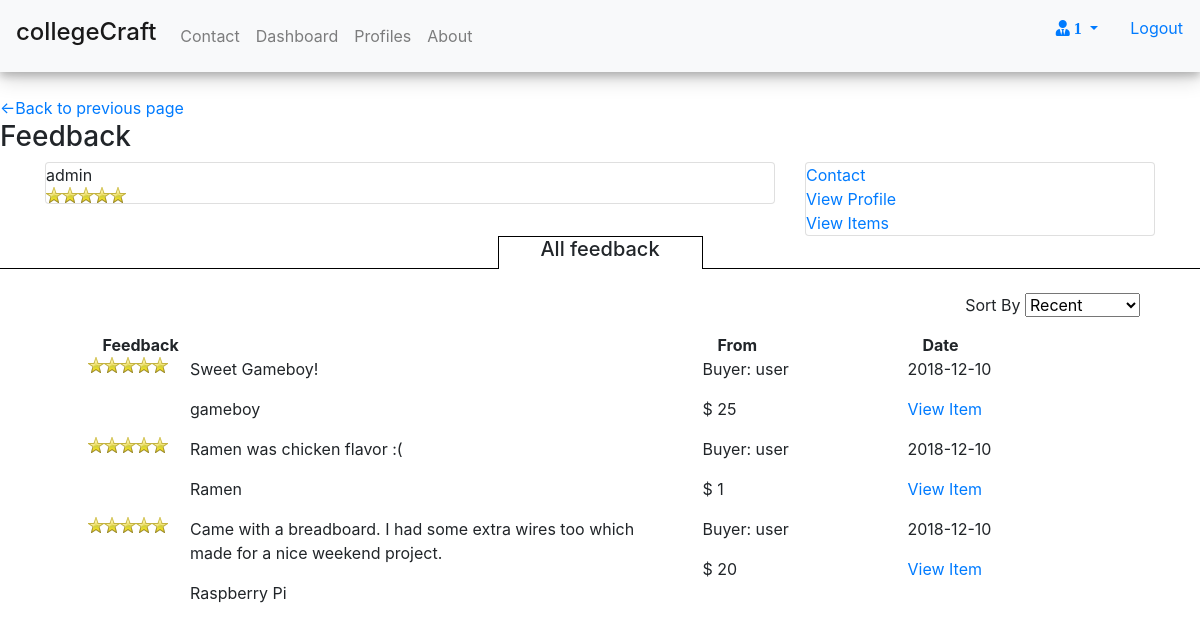
The app's page /views/feedback.php?user=102 (signed in) with its own data.
### tables this page shows
CREATE TABLE `users` (
  `user_id` int(11) NOT NULL,
  `username` varchar(15) NOT NULL,
  `hashed_password` varchar(255) DEFAULT NULL,
  `email_address` varchar(30) DEFAULT NULL,
  `bio` varchar(512) DEFAULT NULL,
  `role_id` int(11) DEFAULT NULL,
  `location` varchar(128) DEFAULT NULL,
  `name` varchar(32) DEFAULT NULL
);

CREATE TABLE `review` (
  `id` int(11) NOT NULL,
  `review` int(11) DEFAULT NULL,
  `trade_id` int(11) DEFAULT NULL,
  `feedback` varchar(256) DEFAULT NULL,
  `created` varchar(60) DEFAULT NULL
);

CREATE TABLE `product` (
  `product_id` int(11) NOT NULL,
  `name` varchar(64) DEFAULT NULL,
  `description` varchar(256) DEFAULT NULL,
  `category` varchar(256) DEFAULT NULL
);

CREATE TABLE `trade_ad` (
  `id` int(11) NOT NULL,
  `price` float DEFAULT NULL,
  `qty` int(11) DEFAULT NULL,
  `img` varchar(1024) DEFAULT NULL
);

### views/feedback.php (the view, shortened to what this page needs)
<?php
  include '../connect.php';
  $user = $_GET['user'];
  $get_info = "SELECT username from users where user_id={$user}";
  $resultz = $conn->query($get_info);
  while($a = $resultz->fetch_assoc()){
    $feedback_user = $a['username'];
  }
  $info = "SELECT review.id, review.review, review.trade_id,
    review.feedback, review.created, buys.user_id as buyer, advertises.product_id,
    trade_ad.price, trade_ad.qty, sells.user_id as seller, product.name, users.username
  FROM review
  INNER JOIN Trade_ad ON review.trade_id=Trade_ad.id
  INNER JOIN sells on trade_ad.id=sells.product_id
  INNER JOIN product ON trade_ad.id=product.product_id
  INNER JOIN users ON users.user_id=sells.user_id
  INNER JOIN buys on trade_ad.id=buys.product_id
  INNER JOIN advertises on trade_ad.id = advertises.trade_ad_id
  WHERE sells.user_id = {$user}";
  $result = $conn->query($info);
  $user_rating = "SELECT average_review from(select avg(review) as average_review,
    users.username, trade_ad.id, sells.user_id as seller
                  from review
                  INNER JOIN trade_ad ON review.trade_id=trade_ad.id
                  INNER JOIN sells ON trade_ad.id=sells.product_id
                  INNER JOIN users ON sells.user_id=users.user_id
                  where sells.user_id={$user}) as average";
  $user_rating_result = $conn->query($user_rating);
  while($b = $user_rating_result->fetch_assoc()){
    $review = $b['average_review'];
  }
 ?>
<html>
  <head>
  </head>
  <body>
      <?php include './partials/header.php' ?>
      <div id='sub-nav'>
        <a href='javascript:history.go(-1)'>
          <-Back to previous page
        </a>
      </div>
      <div class='row'>
        <div class='col-sm-12'>
          <h3>Feedback</h3>
        </div>
        <div class='container'>
          <div class='row'>
            <div class='col-sm-8'>
              <div class='card'>
                <?php
                echo $feedback_user;
                echo "
                <span class='stars'>{$review}</span>
                ";
                ?>
              </div>
            </div>
            <div class='col-sm-4'>
              <div class='card'>
                <a href='#'>Contact</a>
                <a href='#'>View Profile</a>
                <a href='#'>View Items</a>
              </div>
            </div>
          </div>
        </div>
      </div>
    <div class='row' style='padding-bottom: 2%;'>
      <div class='col-sm-5 myborder'>
      </div>
      <div id='feedback-tab' class='col-sm-2'>
        <h5>All feedback</h5>
      </div>
      <div class='col-sm-5 myborder'>
      </div>
    </div>
    <div class='row'>
      <div class='col-sm-12'>
        <p style='float: right;padding-right: 5%;'>Sort By
          <select name='sort' id='sort'>
            <option value="recent">Recent</option>
          </select>
        </p>
      </div>
      <div class='col-sm-6 offset-sm-1'>
        <strong>Feedback</strong>
      </div>
      <div class='col-sm-2'>
        <strong>From</strong>
      </div>
      <div class='col-sm-2'>
        <strong>Date</strong>
      </div>
      <div class='col-sm-1'>
      </div>
      <div id='show_sort' class='row' style='width:100%;'>
      <?php
      while($row = $result->fetch_assoc()){
        $buyer = $conn->query("SELECT username from users where user_id={$row['buyer']}");
        echo "
        <div class='col-sm-1 offset-sm-1'>
          <span class='stars'>{$row['review']}</span>
        </div>
        <div class='col-sm-5'>
          <p>{$row['feedback']}</p>
          <p>{$row['name']}</p>
        </div>
        <div class='col-sm-2'>
          <p>Buyer: ";
          while($data = $buyer->fetch_assoc()){
            echo $data['username'];
          }
        echo "</p>
          <p>$ {$row['price']}
        </div>
        <div class='col-sm-2'>
          <p>{$row['created']}</p>
          <a href='item.php?item={$row['trade_id']}'>View Item</a>
        </div>
        <div class='col-sm-1'>
        </div>
        ";
      }
        ?>
      </div>
    </div>
  </body>
</html>

### views/partials/header.php (shortened to what this page needs)
<?php
include '../connect.php';
if(isset($_SESSION['loggedin'])){
  $user_query = "SELECT user_id from users where username = '{$_SESSION['username']}'";
  $user_result = $conn->query($user_query);
  while($a = $user_result->fetch_assoc()){
    $user_id = $a['user_id'];
  }
  $requests = "SELECT count(*) from trade_request where seller = {$user_id} and complete=0";
  $requests_result = $conn->query($requests);
  while($b = $requests_result->fetch_assoc()){
    $count = $b['count(*)'];
  }
}
?>
<nav id='navigation-main' class="navbar navbar-expand-lg navbar-light bg-light">
  <a class="navbar-brand" href="/collegeCraft/views/index.php">
    <h4>collegeCraft</h4>
  </a>
  <div class="collapse navbar-collapse" id="navbarNav">
    <ul class="navbar-nav">
      <li class="nav-item">
        <a class="nav-link" href="/collegeCraft/views/contact.php">Contact</a>
      </li>
      <li class="nav-item">
        <a class="nav-link" href="/collegeCraft/views/dashboard.php">Dashboard</a>
      </li>
      <li class="nav-item">
        <a class="nav-link" href="/collegeCraft/views/profiles.php">Profiles</a>
      </li>
      <li class="nav-item">
        <a class="nav-link" href="/collegeCraft/views/about.php">About</a>
      </li>
    </ul>
  </div>
  <?php
    if(isset($_SESSION['loggedin'])){
      echo"
      <ul style='float:right; list-style:none;' class='dots row'>
          <li class='nav-item dropdown'>
            <a class='nav-link dropdown-toggle' href='#' id='navbarDropdown' role='button' data-toggle='dropdown' aria-haspopup='true' aria-expanded='false'>
              <span class='fas fa-user-tie' style=''>
                    {$count}
              </span>
            </a>
            <div class='dropdown-menu' aria-labelledby='navbarDropdown' style='left: auto;right: 0 !important;padding-top: 0;'>
              <a class='dropdown-item' href='/collegeCraft/views/requests.php'>Incoming Requests</a>
              <a class='dropdown-item' href='/collegeCraft/views/requests.php?outgoing=true'>Outgoing Requests</a>
            </div>
          </li>
          <li class='nav-item' style=''>
            <a class='nav-link' href='/collegeCraft/views/index.php'>Logout</a>
          </li>
      </ul>";
        }
        ?>
</nav>

### public/stylesheets/index.css (style rules this page uses)
#navigation-main { box-shadow: 0 4px 8px 0 rgba(0, 0, 0, 0.2), 0 6px 20px 0 rgba(0, 0, 0, 0.19); margin-bottom: 2%; }

### public/stylesheets/item.css (style rules this page uses)
span.stars, span.stars span { display: block; background: url(../images/stars.png) 0 -16px repeat-x; width: 80px; height: 16px; }

### public/stylesheets/feedback.css (style rules this page uses)
.myborder { border-bottom: 1px solid black; }
#feedback-tab { border-left: 1px solid black; border-right: 1px solid black; border-top: 1px solid black; text-align: center; }

### records on screen
users: username "admin"
review: feedback "Sweet Gameboy!", product.name "gameboy", trade_ad.price "25", created "2018-12-10"
users: username "user"
review: feedback "Ramen was chicken flavor :(", product.name "Ramen", trade_ad.price "1", created "2018-12-10"
review: feedback "Came with a breadboard. I had some extra wires too which made for a nice weekend project.", product.name "Raspberry Pi", trade_ad.price "20", created "2018-12-10"

### other values on screen
$count "1"
